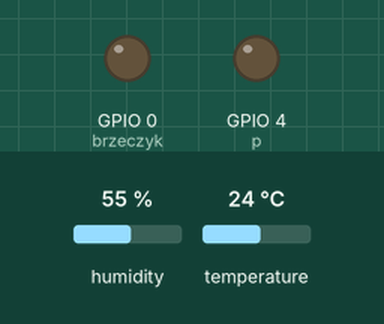
Recording of a program running on a simulated ESP8266 board running MicroPython. On the bench: output pins drawn as LEDs (lit = HIGH). The test bench sets the inputs (shaded band); at power-on: humidity 55 %, temperature 24 °C. The clock reads 2024-03-15 10:24:30 at power-on unless the program sets it; a WiFi scan finds one network, HomeNet; library files of the repository ran but are not shown: 1 file(s); what the program prints to the serial console is not drawn.

Above: at 0.05 s.
Timing chart, 0 to 39.0 s (numbered marks = the images above):
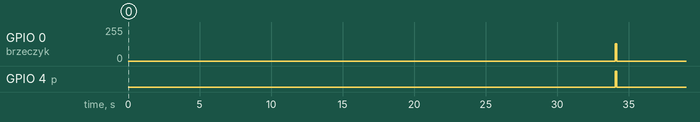

The program:

main.py
```python
# import webrepl_setup

# Micropython | Board
# 0|D3
# 2|D4 (also Led1 but inverse)
# 4|D2
# 5|D1
# 9|SD2
# 10|SD3
# 12|D6
# 13|D7
# 14|D5
# 15|D8
# 16|D0 (also Led2 but inverse)

import gc

gc.collect()
gc.mem_free()

# NETWORK STATUS {

import network
import utime

sta_if = network.WLAN(network.STA_IF)
sta_if.active(True)
networks = sta_if.scan()
networks.sort(key=lambda x: -x[3])
# sta_if.connect("<AP_name>", "<password>") # Connect to an AP
ap_if = network.WLAN(network.AP_IF)
# ap_if.active(False)


print("Available networks")
for i in networks:
    print(i)

utime.sleep(2)
print("Connected to WiFI = {}".format(sta_if.isconnected()))  # Check for successful connection
print("sta_if.ifconfig() = {}".format(sta_if.ifconfig()))
print("ap_if.ifconfig() = {}".format(ap_if.ifconfig()))

# } # NETWORK STATUS


# MEASUREMENTS {

import dht
import machine
import ntptime

ntptime.settime()
timeoffset = 2  # TODO: determine time zone automatically.

d = dht.DHT11(machine.Pin(5))  # D1
p = machine.Pin(4, machine.Pin.OUT)
brzeczyk = machine.PWM(machine.Pin(0))
rtc = machine.RTC()

log = list()


def pomiar():
    brzeczyk.freq(500)
    brzeczyk.duty(512)
    p.on()
    d.measure()
    tt = utime.localtime(ntptime.time() + timeoffset * 60 * 60)
    tstring = "{}.{:02d}.{:02d} {:02d}:{:02d}:{:02d}".format(tt[0], tt[1], tt[2], tt[3], tt[4], tt[5])
    lt = {'czas': tstring, 'temperatura': d.temperature(), 'wilgotnosc': d.humidity()}
    log.append(lt)
    print(lt)
    # utime.sleep_ms(250)
    p.off()
    brzeczyk.deinit()
    gc.collect()
    print("gc.mem_free() = {}".format(gc.mem_free()))


t = machine.Timer(-1)
t.init(period=int(30 * 1000), mode=machine.Timer.PERIODIC, callback=lambda f: pomiar())

# } # MEASUREMENTS
```

Measured:
- by itself, GPIO 0 (brzeczyk): alternates 128/255 for 0.08 s and 0/255 for 29.9 s
- by itself, GPIO 4 (p): alternates HIGH for 0.08 s and LOW for 29.9 s
